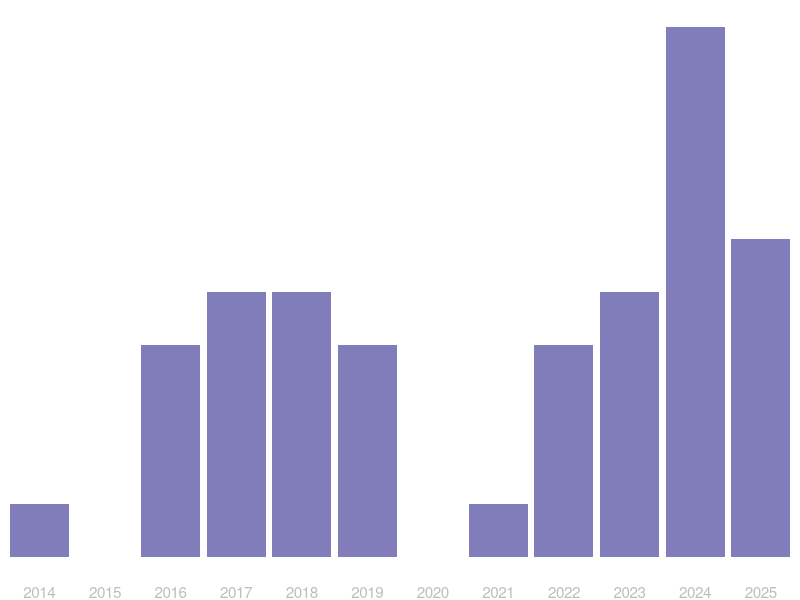
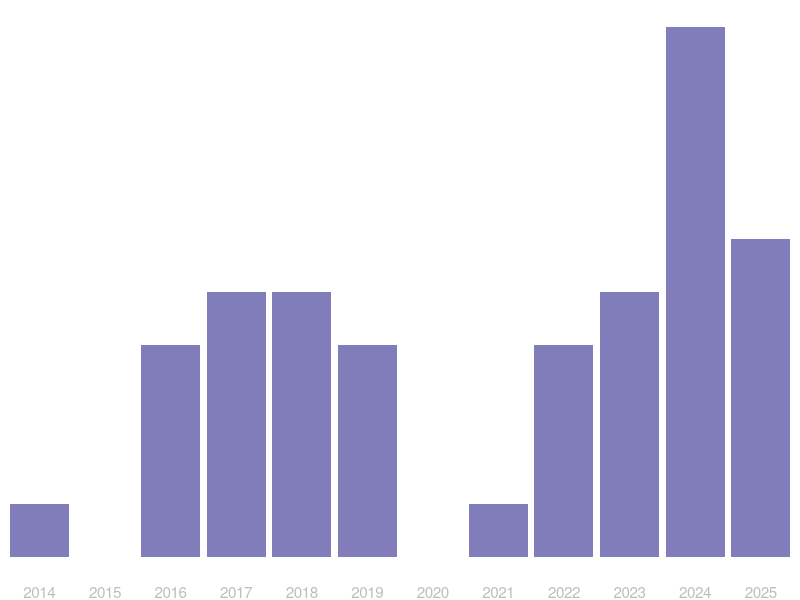

Write R code to recreate these figures, in order.
setwd("~/Documents/GitHub/kdillmcfarland.github.io/images")
library(tidyverse)

#### Pubs per year ####
#updated july 3, 2025
p1 <- data.frame(
  year = as.character(2014:2025),
  total = c(1,0,4,5,5,4,
            0,1,4,5,10,6)
) %>% 

  ggplot(aes(y=total,x=year)) +
  geom_col(fill="#807dba") +
  theme_void() +
  theme(text=element_text(color="#bdbdbd"),
        axis.text.x=element_text(color="#bdbdbd"),
        axis.text=element_blank()) + 
  labs(x="",y="")
p1
ggsave(p1, filename="pubs.png", width=6, height=1.45)
  
